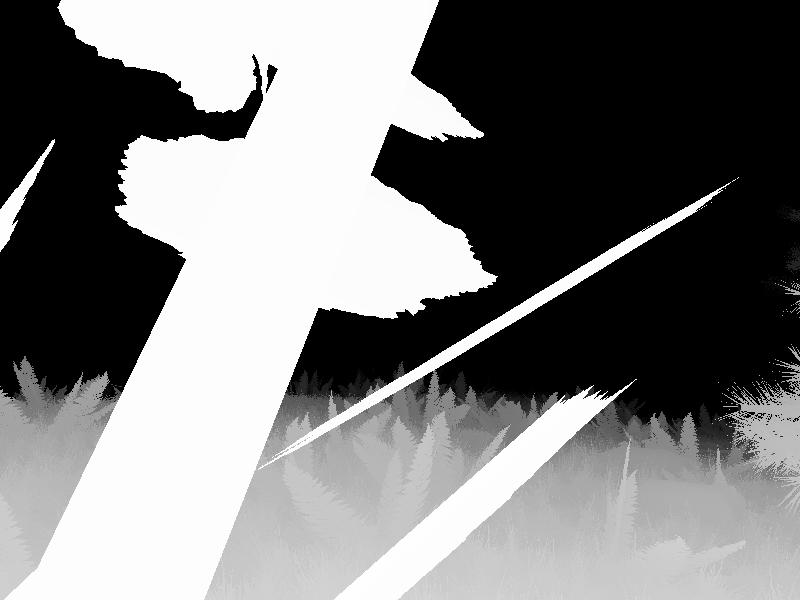
#> input picture frame--depth-0.jpg, 800 x 600 px, found by its file name
$ python regions-0.py
#> lines starting #> are read from the running program, lines starting #| are printed output that depends on the picture; long printed decimals are rounded
import cv2
import numpy as np
import glob
import os
import sys
import time

imagename = "/home/matt-ip/Desktop/ForestGenerator-1.2/frames/frame--depth-0.jpg"
#print(imagename)
img = cv2.imread(imagename, 0) # 0 params, for grey image; 600x800 image
#> img is the input picture: shape (600, 800); min 0, max 255, mean 124.2
rows, cols = img.shape[:2]  # image height and width
#> rows = 600; cols = 800
#print(img)  # all image pixels value in array
#print(img[10, 10])  # one pixel value in 10,10 coordinate

"""
y1 = 0
x1 = 0
M = rows//20 # image height divided by 20
N = cols//20 # image width divided by 20

obstacle = False

#for y in range(0,rows,M): # whole image in tiles
for y in range(int(0.55*rows),rows,M): # bottom 60% of image in tiles
	#for x in range(0,cols,N):
	for x in range(int(cols*0.15),int(cols*0.85),N):
		y1 = y + M
		x1 = x + N
		tile = img[y:y+M, x:x+N]

		tile_img_name = "/home/matt-ip/Desktop/auto-forest-nav/img-tiles/img_" + str(x) + '_' + str(y) + ".jpg"

		cv2.rectangle(img, (x,y), (x1,y1), (0,255,0))
		#cv2.imwrite(tile_img_name, tile)

		##tile_img = cv2.imread(tile_img_name, 0)

		thresh = cv2.threshold(tile, 230, 255, cv2.THRESH_BINARY)[1]

		pixels = cv2.countNonZero(thresh)

		if pixels == (M * N):
			#print("OBSTACLE DETECTED")
			obstacle = True
			# [5 lines of commented-out code are left out]

cv2.imwrite("/home/matt-ip/Desktop/auto-forest-nav/img-tiles/img-tiles-45_15_85.jpg", img)

if obstacle == False:
	print("w")
else:
	print("l")
"""

left_reg = img[0:rows, 0:266]
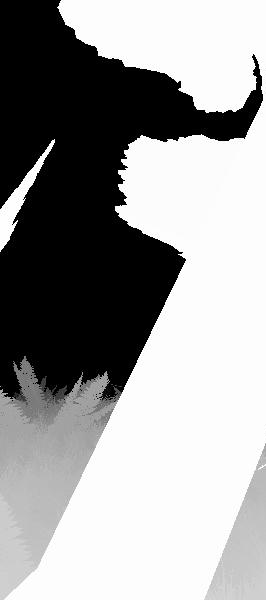
#> left_reg: shape (600, 266); min 0, max 255, mean 155.6
#cv2.imwrite("/home/matt-ip/Desktop/auto-forest-nav/img-tiles/img-left.jpg", left_reg)
#print(left_reg)

right_reg = img[0:rows, 534:cols]
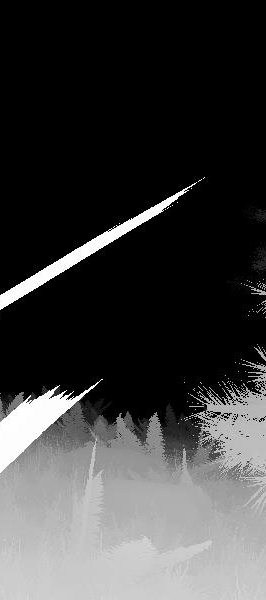
#> right_reg: shape (600, 266); min 0, max 255, mean 61
#cv2.imwrite("/home/matt-ip/Desktop/auto-forest-nav/img-tiles/img-right.jpg", right_reg)

mid_reg = img[0:rows, 266:534]
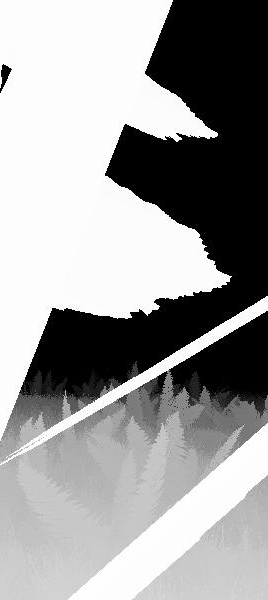
#> mid_reg: shape (600, 268); min 0, max 255, mean 155.8
#cv2.imwrite("/home/matt-ip/Desktop/auto-forest-nav/img-tiles/img-mid.jpg", mid_reg)

left_mean, right_mean, mid_mean = np.mean(left_reg), np.mean(right_reg), np.mean(mid_reg)
#> left_mean = 155.6; right_mean = 61; mid_mean = 155.8

reg_mean_arr = [left_mean, mid_mean, right_mean]
#> reg_mean_arr = [155.6, 155.8, 61]

least_obs = np.argmin(reg_mean_arr)
#> least_obs = 2

print("Left: " + str(left_mean) + ", Mid: " + str(mid_mean) + ", Right: " + str(right_mean))
#| Left: 155.577, Mid: 155.761, Right: 61.000
print(least_obs)
#| 2

#if least_obs == 0:

weighted_mat_lr = np.zeros((rows,266))

for x in range(0,rows):
	for y in range(0,266):
		weighted_mat_lr[x][y] = x+1
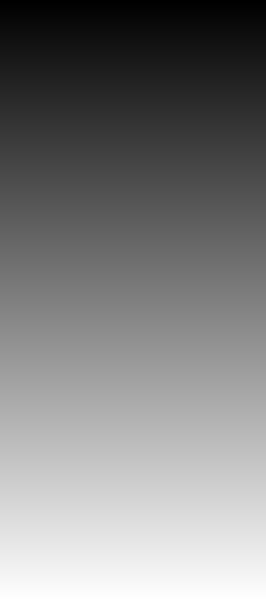
#> weighted_mat_lr: shape (600, 266) float64; min 1, max 600, mean 300.5; drawn with min black and max white

weighted_mat_mid = np.zeros((rows,268))

for x in range(0,rows):
	for y in range(0,268):
		weighted_mat_mid[x][y] = x+1

print(weighted_mat_lr)
#> (printed output is left out)
print(weighted_mat_lr.shape)
#| (600, 266)
print(left_reg.shape)
#| (600, 266)

left_w_avg = np.average(left_reg, weights = weighted_mat_lr)
#> left_w_avg = 179.1
right_w_avg = np.average(right_reg, weights = weighted_mat_lr)
#> right_w_avg = 99.67
mid_w_avg = np.average(mid_reg, weights = weighted_mat_mid)
#> mid_w_avg = 164.4

print(left_w_avg)
#| 179.078
print(right_w_avg)
#| 99.673
print(mid_w_avg)
#| 164.409

reg_w_avg_arr = [left_w_avg, mid_w_avg, right_w_avg]
#> reg_w_avg_arr = [179.1, 164.4, 99.67]

least_obs_w = np.argmin(reg_w_avg_arr)
#> least_obs_w = 2

print("Left: " + str(left_w_avg) + ", Mid: " + str(mid_w_avg) + ", Right: " + str(right_w_avg))
#| Left: 179.078, Mid: 164.409, Right: 99.673
print(least_obs_w)
#| 2

$ run again, with frame--depth-1.jpg copied over frame--depth-0.jpg
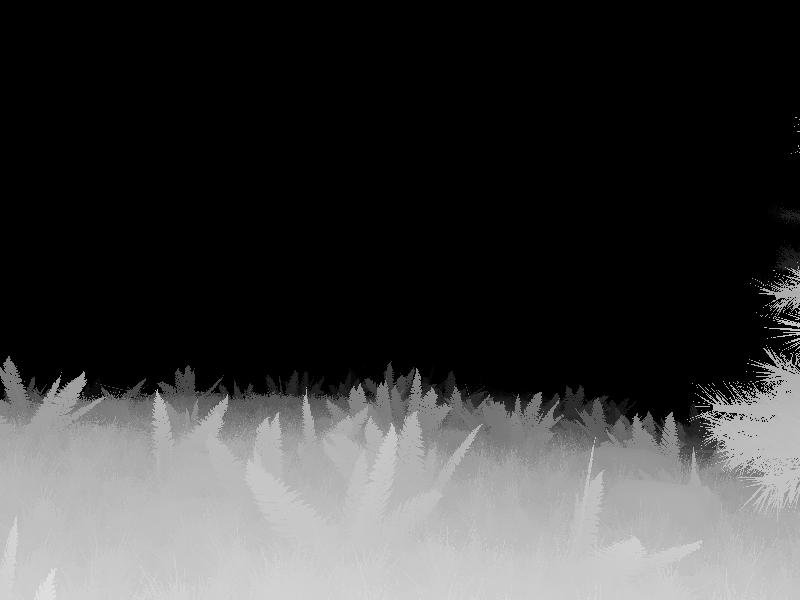
#> input picture frame--depth-1.jpg, 800 x 600 px, found by its file name
#> img is the input picture: shape (600, 800); min 0, max 228, mean 60.4
#> `right_reg = img[0:rows, 534:cols]`:
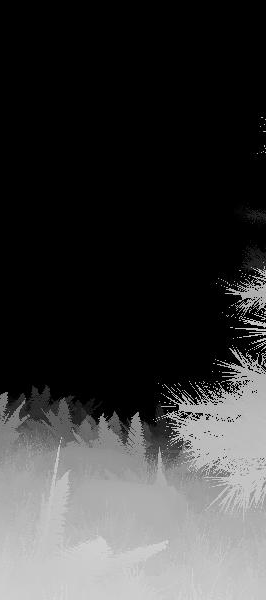
#> right_reg: shape (600, 266); min 0, max 226, mean 57.7
#> `mid_reg = img[0:rows, 266:534]`:
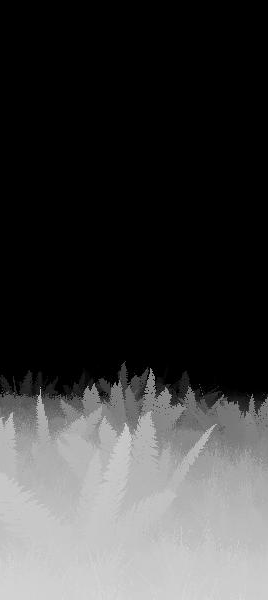
#> mid_reg: shape (600, 268); min 0, max 216, mean 60.8
#> left_mean = 62.77; right_mean = 57.68; mid_mean = 60.78
#> reg_mean_arr = [62.77, 60.78, 57.68]
#> least_obs = 2
#| Left: 62.769, Mid: 60.780, Right: 57.678
#| 2
#> (printed output is left out)
#| (600, 266)
#| (600, 266)
#> left_w_avg = 105
#> right_w_avg = 96.52
#> mid_w_avg = 102.3
#| 105.003
#| 96.521
#| 102.286
#> reg_w_avg_arr = [105, 102.3, 96.52]
#> least_obs_w = 2
#| Left: 105.003, Mid: 102.286, Right: 96.521
#| 2
